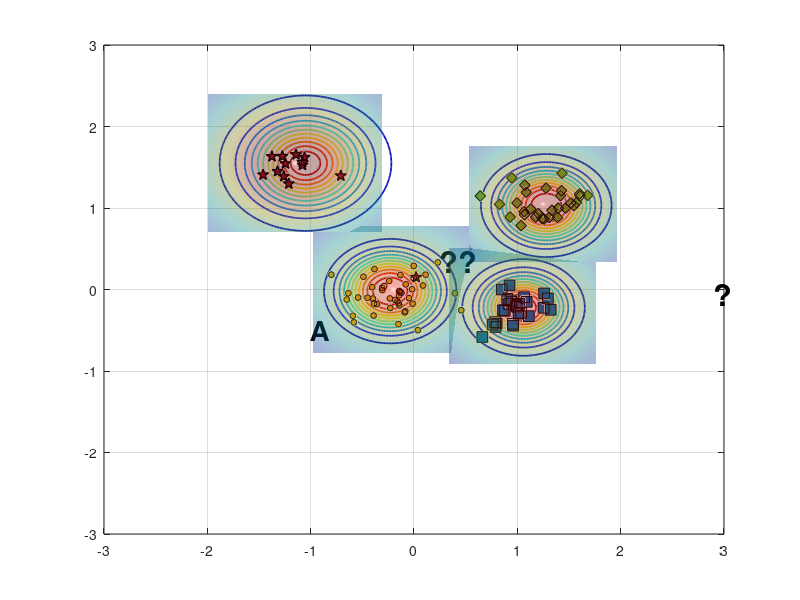

Write the MATLAB code that produced this figure. (Note: this script raises an error after producing the figure.)
%% Reproduce EVM-style demo figure (no toolboxes)
clear; close all; clc; rng(7);

% ---------- 1) 合成四类二维数据 ----------
% 类中心（大致对应图中位置）
C_star  = [-1.15  1.55];   % 红色星
C_diam  = [ 1.25  1.05];   % 绿色菱形
C_square= [ 1.05 -0.20];   % 蓝色方块
C_dot   = [-0.20  0.00];   % 蓝色小点（被 A 标注影响的那簇）

% 协方差（控制每簇形状）
S = @(sx,sy,rho)[sx^2 rho*sx*sy; rho*sx*sy sy^2];
Sig_star   = S(0.18,0.20, 0.05);
Sig_diam   = S(0.22,0.18,-0.10);
Sig_square = S(0.20,0.16, 0.05);
Sig_dot    = S(0.25,0.18, 0.00);

% 从高斯采样（不用 mvnrnd）
sample = @(N,mu,SIG) (randn(N,2)*chol(SIG,'lower') + mu);

X_star   = sample(12,C_star,   Sig_star);
X_diam   = sample(30,C_diam,   Sig_diam);
X_square = sample(28,C_square, Sig_square);
X_dot    = sample(45,C_dot,    Sig_dot);

% 加一个“离群星”靠近 A（见原图左中）
X_star = [X_star; 0.02 0.15];

% ---------- 2) 底面散点与样式 ----------
figure('Color','w','Position',[100,100,800,600]);
hold on; box on; grid on;
z0 = 0; % 所有散点都放在 z=0 的平面

% 确保按照绘制顺序叠放，便于把散点置顶
set(gca,'SortMethod','childorder');

h_star   = scatter3(X_star(:,1),  X_star(:,2),  z0+zeros(size(X_star,1),1),  70, ...
        'pentagram', 'filled', 'MarkerEdgeColor','k', 'MarkerFaceColor',[0.635294 0.0784314 0.184314], 'LineWidth',1.0); % 红色五角星 #A2142F
h_diam   = scatter3(X_diam(:,1),  X_diam(:,2),  z0+zeros(size(X_diam,1),1),  60, ...
        'd', 'filled', 'MarkerEdgeColor','k', 'MarkerFaceColor',[0.466667 0.674510 0.188235]); % 绿色菱形 #77AC30
h_square = scatter3(X_square(:,1),X_square(:,2),z0+zeros(size(X_square,1),1),60, ...
        's', 'filled', 'MarkerEdgeColor','k', 'MarkerFaceColor',[0 0.447059 0.741176]); % 蓝色正方形 #0072BD
h_dot    = scatter3(X_dot(:,1),   X_dot(:,2),   z0+zeros(size(X_dot,1),1),   18, ...
        'o', 'filled', 'MarkerEdgeColor','k', 'MarkerFaceColor',[0.929412 0.694118 0.125490]); % 黄色圆形 #EDB120


% ---------- 3) ψ-model 等值环（彩色同心） ----------
% 采用带形状参的径向函数 psi(r) = exp(-(r/s)^t)
psi = @(X,Y,cx,cy,s,t) exp( - ( sqrt((X-cx).^2 + (Y-cy).^2) ./ s ).^t );

% 选几处“极端向量/代表点”（包含 A 所在）
EV = [ -0.23 -0.02 ;   % A 对应蓝点极端向量
        1.06 -0.22 ;   % 蓝方块
        1.28  1.03 ;   % 绿菱形
       -1.05  1.55 ];  % 红星
scale = [0.42, 0.36, 0.40, 0.48];   % 各自 scale
shape = [2.6,  2.2,  2.4,  2.0];    % 各自 shape

% 网格
[xg,yg] = meshgrid(linspace(-3,3,400));
colormap(jet); caxis([0 1]);

% 等高线层级（红到蓝：高到低）
levels = linspace(1.0,0.05,12);

for k = 1:size(EV,1)
    Z = psi(xg,yg,EV(k,1),EV(k,2),scale(k),shape(k));
    [~, h] = contour(xg,yg,Z,levels);    % 直接画在底面，保持颜色映射
    set(h,'LineWidth',1.25);

    % 将等高线明确压到 z=0（兼容不同 MATLAB 版本）
    ch = get(h,'Children');
    for ic = 1:numel(ch)
        zd = get(ch(ic),'ZData');
        if ~isempty(zd)
            set(ch(ic),'ZData',zeros(size(zd))); % 强制贴在 z=0
        end
    end
end

% 标出 A 与问号
text(-1,-0.5,0,'A','FontWeight','bold','FontSize',20,'Color','k');
text( 0.25, 0.35,0,'??','FontWeight','bold','FontSize',22,'Color','k');
text( 2.90,-0.05,0,'?','FontWeight','bold','FontSize',22,'Color','k');

% ---------- 4) 上方半透明“钟形面”（表示类支持/概率） ----------
% 用四个高斯穹顶，中心与各簇一致
gauss2 = @(X,Y,cx,cy,s) exp(-((X-cx).^2 + (Y-cy).^2)/(2*s^2));
tops  = {C_star, C_diam, C_square, C_dot};
sigT  = [0.65 0.55 0.55 0.60];
amp   = [1.05 0.95 0.90 0.85];

% 抬高穹顶，并缩小每个穹顶的覆盖范围（为每个穹顶使用局部网格）
zlift      = 0.18;   % 统一抬高量（不改变颜色映射）
spanFactor = 1.3;    % 每个穹顶半宽 = spanFactor * sigma（越小覆盖越小）
gridN      = 121;    % 局部网格分辨率

for i=1:4
    cx = tops{i}(1); cy = tops{i}(2);
    span = spanFactor * sigT(i);
    [xgi,ygi] = meshgrid(linspace(cx - span, cx + span, gridN), ...
                         linspace(cy - span, cy + span, gridN));

    Zt = amp(i) * gauss2(xgi,ygi,cx,cy,sigT(i));
    % 用 Zt 作为颜色，Zt+zlift 作为高度，从而抬高且保留原色
    s1 = surf(xgi,ygi, Zt + zlift, Zt, 'EdgeColor','none', 'FaceAlpha',0.35);
end
shading interp; camlight headlight; lighting gouraud;

% 将散点推到顶层
uistack([h_star h_diam h_square h_dot], 'top');

% ---------- 5) 轴、视角与观感 ----------
xlim([-2 2]); ylim([-1 3]); zlim([0 1.25]); view(-67,22);
axis vis3d; daspect([1 1 0.8]);
set(gca,'FontName','Times New Roman','FontSize',12,'LineWidth',1);
% xlabel('x'); ylabel('y'); zlabel('score / \psi');

% 网格和背景风格
grid on; 
% set(gca,'GridAlpha',0.2,'MinorGridAlpha',0.2);
